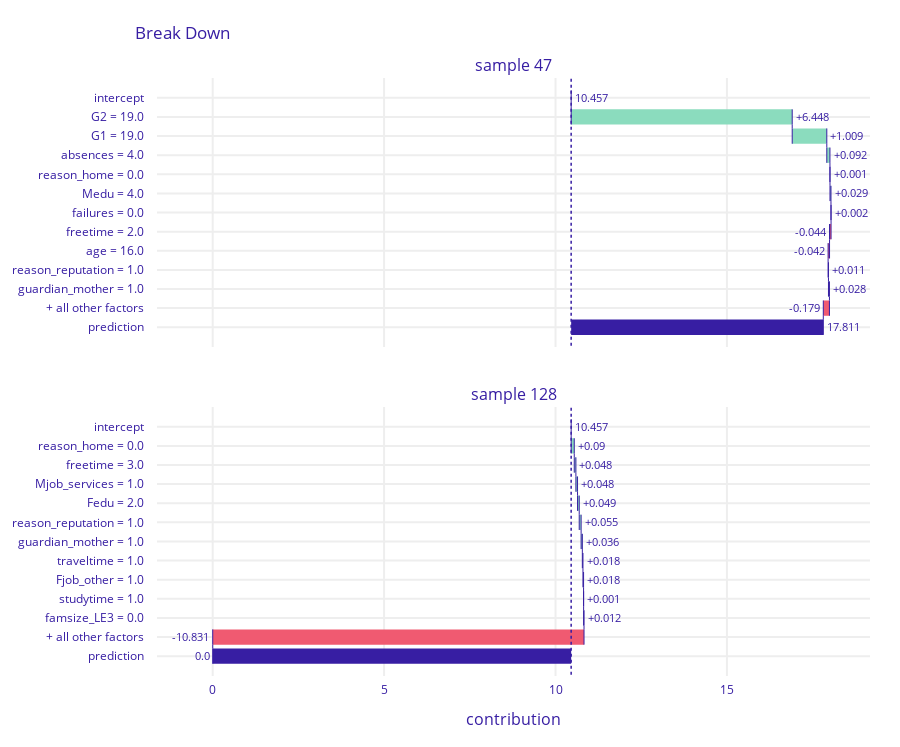

Notebook code cell kept with this figure:
### Code cell
bd_attribution[0].plot(bd_attribution[1::])

### Figure 1 — Plotly figure (JSON) as saved in the notebook; plotly's stock layout.template omitted (floating-point values rounded to 4 significant figures)
{"data": [{"base": 10.46, "connector": {"line": {"color": "#371ea3", "dash": "solid", "width": 1}, "mode": "spanning"}, "decreasing": {"marker": {"color": "#f05a71"}}, "hoverinfo": "text+delta", "hoverlabel": {"bgcolor": "rgba(0,0,0,0.8)"}, "hovertext": ["Average response: 10.457<br>Prediction: 17.811", "G2 = 19.0<br>increases average response by", "G1 = 19.0<br>increases average response by", "absences = 4.0<br>increases average response by", "reason_home = 0.0<br>increases average response by", "Medu = 4.0<br>increases average response by", "failures = 0.0<br>increases average response by", "freetime = 2.0<br>decreases average response by", "age = 16.0<br>decreases average response by", "reason_reputation = 1.0<br>increases average response by", "guardian_mother = 1.0<br>increases average response by", "+ all other factors<br>decreases average response by", "Average response: 10.457<br>Prediction: 17.811"], "increasing": {"marker": {"color": "#8bdcbe"}}, "measure": ["relative", "relative", "relative", "relative", "relative", "relative", "relative", "relative", "relative", "relative", "relative", "relative", "total"], "orientation": "h", "showlegend": false, "text": ["10.457", "+6.448", "+1.009", "+0.092", "+0.001", "+0.029", "+0.002", "-0.044", "-0.042", "+0.011", "+0.028", "-0.179", "17.811"], "textposition": "outside", "totals": {"marker": {"color": "#371ea3"}}, "type": "waterfall", "x": [0, 6.448, 1.009, 0.092, 0.001, 0.029, 0.002, -0.044, -0.042, 0.011, 0.028, -0.179, 7.354], "xaxis": "x", "y": ["intercept", "G2 = 19.0", "G1 = 19.0", "absences = 4.0", "reason_home = 0.0", "Medu = 4.0", "failures = 0.0", "freetime = 2.0", "age = 16.0", "reason_reputation = 1.0", "guardian_mother = 1.0", "+ all other factors", "prediction"], "yaxis": "y"}, {"base": 10.46, "connector": {"line": {"color": "#371ea3", "dash": "solid", "width": 1}, "mode": "spanning"}, "decreasing": {"marker": {"color": "#f05a71"}}, "hoverinfo": "text+delta", "hoverlabel": {"bgcolor": "rgba(0,0,0,0.8)"}, "hovertext": ["Average response: 10.457<br>Prediction: 0.0", "reason_home = 0.0<br>increases average response by", "freetime = 3.0<br>increases average response by", "Mjob_services = 1.0<br>increases average response by", "Fedu = 2.0<br>increases average response by", "reason_reputation = 1.0<br>increases average response by", "guardian_mother = 1.0<br>increases average response by", "traveltime = 1.0<br>increases average response by", "Fjob_other = 1.0<br>increases average response by", "studytime = 1.0<br>increases average response by", "famsize_LE3 = 0.0<br>increases average response by", "+ all other factors<br>decreases average response by", "Average response: 10.457<br>Prediction: 0.0"], "increasing": {"marker": {"color": "#8bdcbe"}}, "measure": ["relative", "relative", "relative", "relative", "relative", "relative", "relative", "relative", "relative", "relative", "relative", "relative", "total"], "orientation": "h", "showlegend": false, "text": ["10.457", "+0.09", "+0.048", "+0.048", "+0.049", "+0.055", "+0.036", "+0.018", "+0.018", "+0.001", "+0.012", "-10.831", "0.0"], "textposition": "outside", "totals": {"marker": {"color": "#371ea3"}}, "type": "waterfall", "x": [0, 0.09, 0.048, 0.048, 0.049, 0.055, 0.036, 0.018, 0.018, 0.001, 0.012, -10.83, -10.46], "xaxis": "x2", "y": ["intercept", "reason_home = 0.0", "freetime = 3.0", "Mjob_services = 1.0", "Fedu = 2.0", "reason_reputation = 1.0", "guardian_mother = 1.0", "traveltime = 1.0", "Fjob_other = 1.0", "studytime = 1.0", "famsize_LE3 = 0.0", "+ all other factors", "prediction"], "yaxis": "y2"}], "layout": {"annotations": [{"font": {"size": 16}, "showarrow": false, "text": "sample 47", "x": 0.5, "xanchor": "center", "xref": "paper", "y": 1, "yanchor": "bottom", "yref": "paper"}, {"font": {"size": 16}, "showarrow": false, "text": "sample 128", "x": 0.5, "xanchor": "center", "xref": "paper", "y": 0.45, "yanchor": "bottom", "yref": "paper"}, {"font": {"size": 16}, "showarrow": false, "text": "contribution", "x": 0.5, "xanchor": "center", "xref": "paper", "y": 0, "yanchor": "top", "yref": "paper", "yshift": -30}], "font": {"color": "#371ea3"}, "height": 747, "margin": {"b": 71, "r": 30, "t": 78}, "shapes": [{"line": {"color": "#371ea3", "dash": "dot", "width": 1.5}, "type": "line", "x0": 10.46, "x1": 10.46, "xref": "x", "y0": -1, "y1": 13, "yref": "y"}, {"line": {"color": "#371ea3", "dash": "dot", "width": 1.5}, "type": "line", "x0": 10.46, "x1": 10.46, "xref": "x2", "y0": -1, "y1": 13, "yref": "y2"}], "title": {"text": "Break Down", "x": 0.15}, "xaxis": {"anchor": "y", "automargin": true, "domain": [0, 1], "fixedrange": true, "gridwidth": 2, "matches": "x2", "range": [-1.625, 19.17], "showticklabels": false, "tickcolor": "white", "ticklen": 3, "ticks": "outside", "type": "linear", "zeroline": false}, "xaxis2": {"anchor": "y2", "automargin": true, "domain": [0, 1], "fixedrange": true, "gridwidth": 2, "range": [-1.625, 19.17], "tickcolor": "white", "ticklen": 3, "ticks": "outside", "type": "linear", "zeroline": false}, "yaxis": {"anchor": "x", "automargin": true, "autorange": "reversed", "domain": [0.55, 1], "fixedrange": true, "gridwidth": 2, "tickcolor": "white", "ticklen": 10, "ticks": "outside", "type": "category"}, "yaxis2": {"anchor": "x2", "automargin": true, "autorange": "reversed", "domain": [0, 0.45], "fixedrange": true, "gridwidth": 2, "tickcolor": "white", "ticklen": 10, "ticks": "outside", "type": "category"}}}
